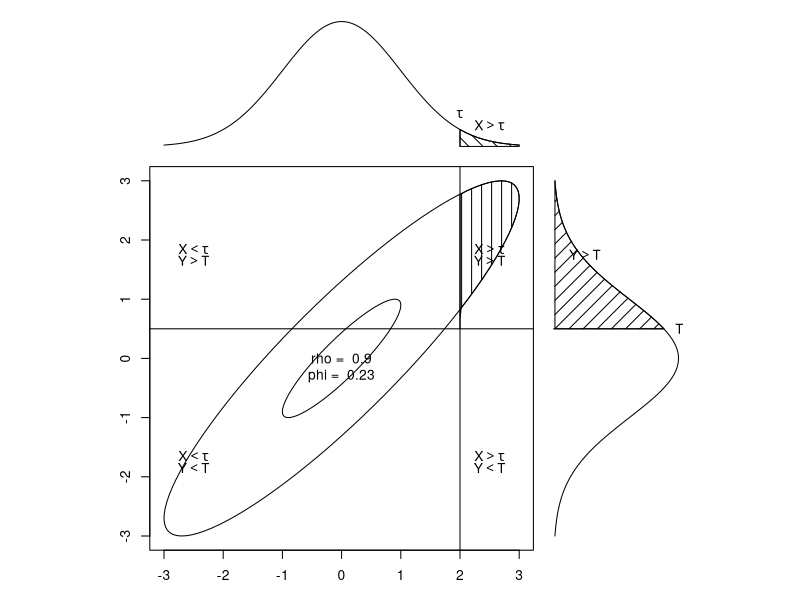
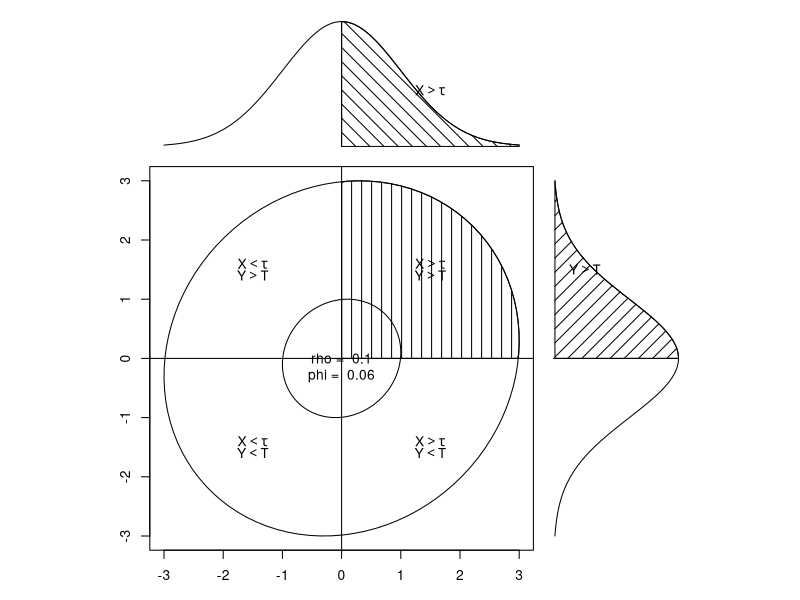
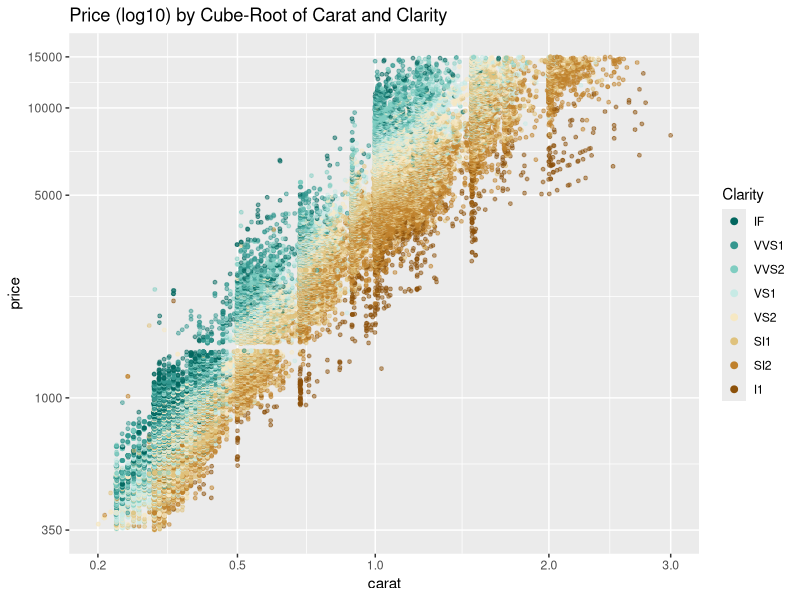
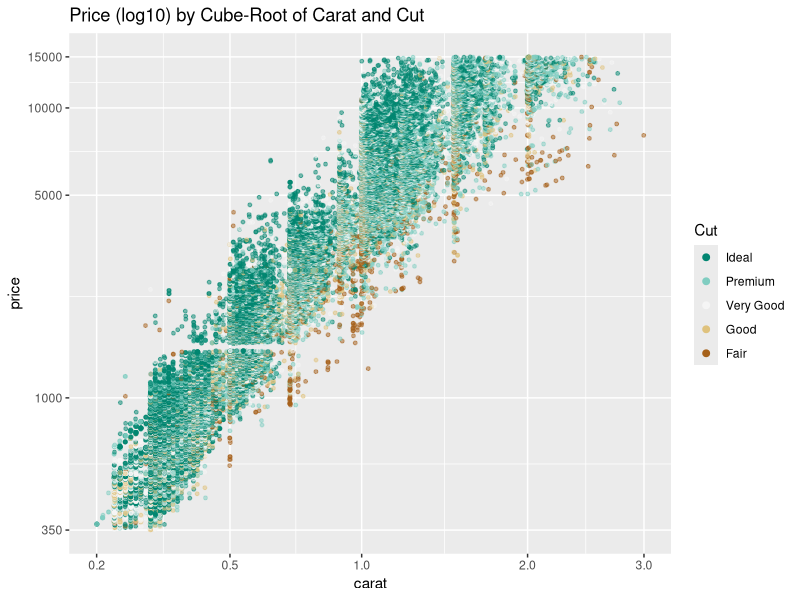
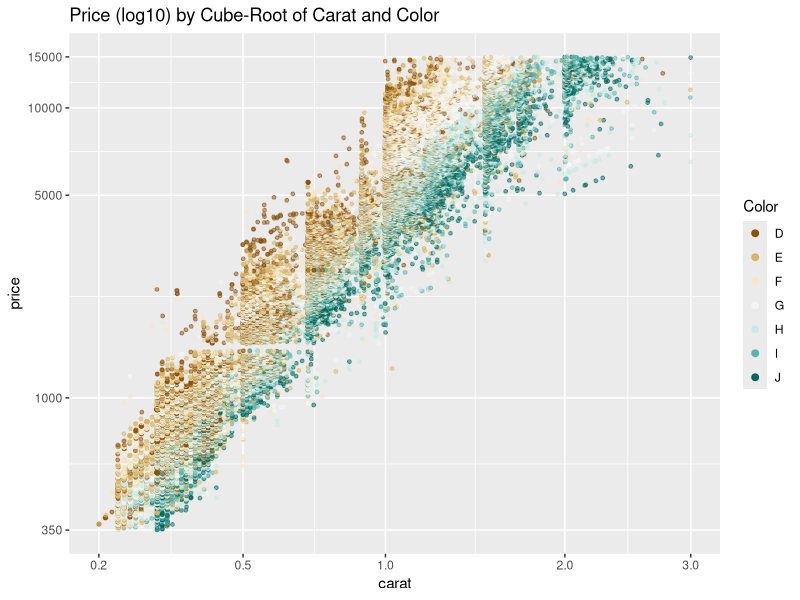
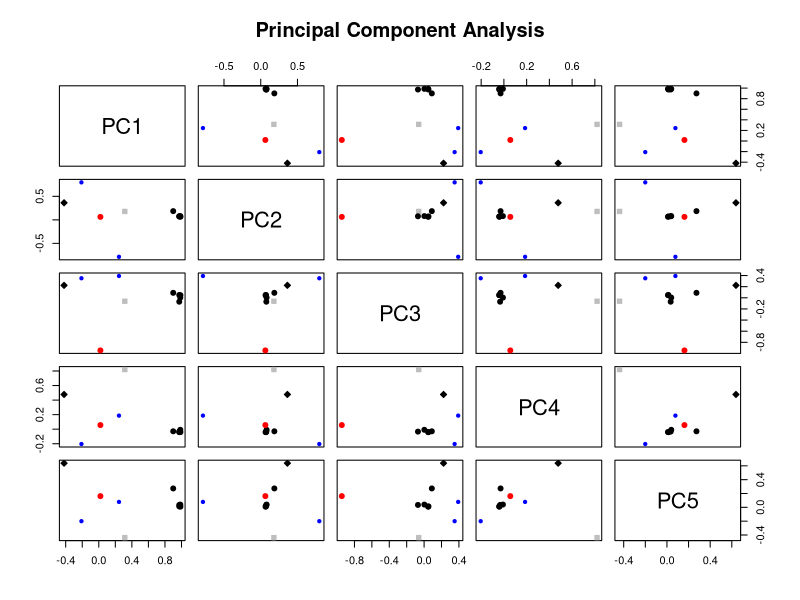
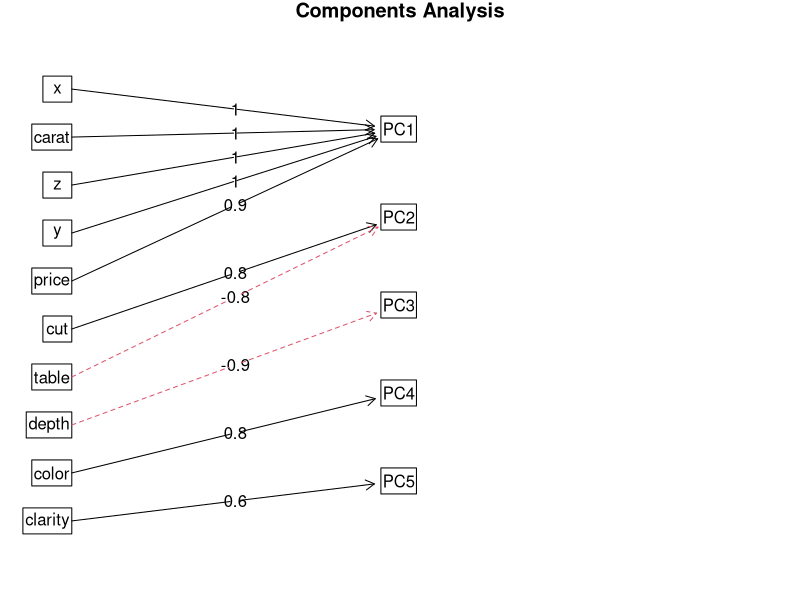
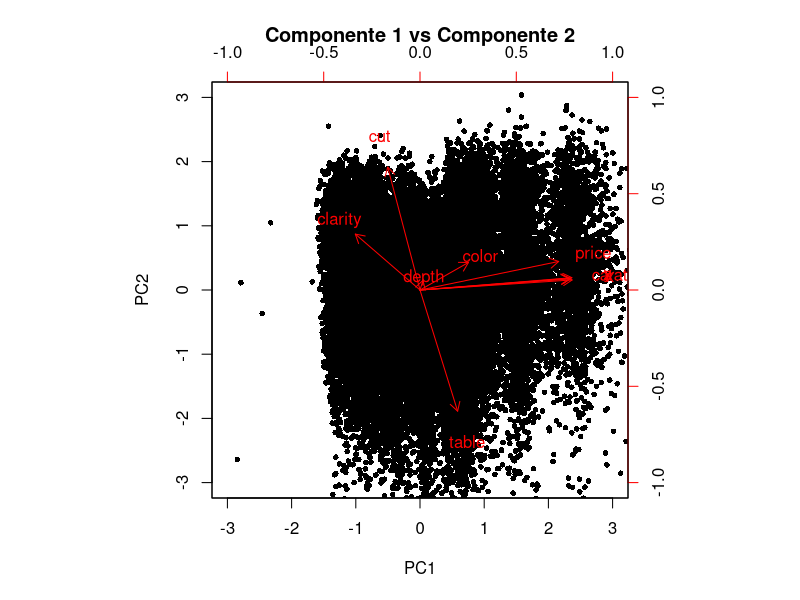

These charts were generated, in order, by the following R code:
## ---- chunk 1
knitr::opts_chunk$set(fig.dpi = 300, fig.height = 7, fig.width = 7)
library(psych)
## ---- chunk 2
draw.tetra(.9,2,0.5)
## ---- chunk 3
draw.tetra(.1,0,0)
## ---- chunk 4
library(ggplot2)
## ---- chunk 5
dfOrd  <- data.frame(diamonds)
head(dfOrd)
## ---- chunk 6
library(scales)
cuberoot_trans = function() trans_new('cuberoot',
                                      transform = function(x) x^(1/3),
                                      inverse = function(x) x^3)
## ---- chunk 7
ggplot(aes(x = carat, y = price), data = diamonds) + 
  geom_point(alpha = 0.5, size = 1, position = 'jitter',aes(color=clarity)) +
  scale_color_brewer(type = 'div',
    guide = guide_legend(title = 'Clarity', reverse = T,
    override.aes = list(alpha = 1, size = 2))) +                         
  scale_x_continuous(trans = cuberoot_trans(), limits = c(0.2, 3),
    breaks = c(0.2, 0.5, 1, 2, 3)) + 
  scale_y_continuous(trans = log10_trans(), limits = c(350, 15000),
    breaks = c(350, 1000, 5000, 10000, 15000)) +
  ggtitle('Price (log10) by Cube-Root of Carat and Clarity')

ggplot(aes(x = carat, y = price), data = diamonds) + 
  geom_point(alpha = 0.5, size = 1, position = 'jitter',aes(color=cut)) +
  scale_color_brewer(type = 'div',
    guide = guide_legend(title = 'Cut', reverse = T,
    override.aes = list(alpha = 1, size = 2))) +                         
  scale_x_continuous(trans = cuberoot_trans(), limits = c(0.2, 3),
    breaks = c(0.2, 0.5, 1, 2, 3)) + 
  scale_y_continuous(trans = log10_trans(), limits = c(350, 15000),
    breaks = c(350, 1000, 5000, 10000, 15000)) +
  ggtitle('Price (log10) by Cube-Root of Carat and Cut')

ggplot(aes(x = carat, y = price), data = diamonds) + 
  geom_point(alpha = 0.5, size = 1, position = 'jitter',aes(color=color)) +
  scale_color_brewer(type = 'div',
    guide = guide_legend(title = 'Color', reverse = F,
    override.aes = list(alpha = 1, size = 2))) +                         
  scale_x_continuous(trans = cuberoot_trans(), limits = c(0.2, 3),
    breaks = c(0.2, 0.5, 1, 2, 3)) + 
  scale_y_continuous(trans = log10_trans(), limits = c(350, 15000),
    breaks = c(350, 1000, 5000, 10000, 15000)) +
  ggtitle('Price (log10) by Cube-Root of Carat and Color')
## ---- chunk 8
ordNum <- data.matrix(dfOrd)
head(ordNum)
## ---- chunk 9
cor(ordNum[,2],ordNum[,3])
prop.table(table(ordNum[,2],ordNum[,3]))
polychoric(ordNum[,c(2,3)])
## ---- chunk 10
pc <- mixed.cor(x=ordNum,smooth=TRUE, correct=TRUE)
## ---- chunk 11
pc
## ---- chunk 12
faPC <- principal(r=pc$rho, nfactors=5, rotate="none",scores=TRUE)
## ---- chunk 13
faPC
## ---- chunk 14
predict(faPC,ordNum[1,],ordNum)
fa.plot(faPC)
fa.diagram(faPC)
## ---- chunk 15
faPC$scores <- factor.scores(ordNum,faPC)   
biplot.psych(faPC,choose=c(1,2),main = "Componente 1 vs Componente 2")
biplot.psych(faPC,choose=c(1,3),main = "Componente 1 vs Componente 3")
biplot.psych(faPC,choose=c(2,3),main = "Componente 2 vs Componente 3")
biplot.psych(faPC,choose=c(4,5),main = "Componente 4 vs Componente 5")
